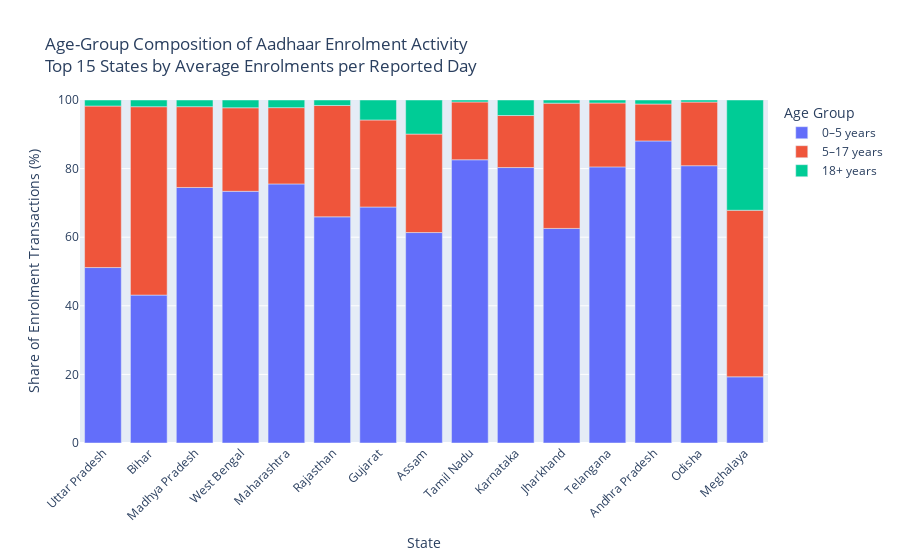

Source (notebook cell):
### Code cell
import plotly.express as px

fig_age_state = px.bar(
    age_long,
    x='state',
    y='Share (%)',
    color='Age Group',
    title=(
        "Age-Group Composition of Aadhaar Enrolment Activity<br>"
        "Top 15 States by Average Enrolments per Reported Day"
    ),
    labels={
        'state': 'State',
        'Share (%)': 'Share of Enrolment Transactions (%)'
    }
)

fig_age_state.update_layout(
    xaxis_tickangle=-45,
    yaxis=dict(range=[0, 100]),
    legend_title='Age Group',
    transition_duration=600
)

fig_age_state.show()

### Figure 1 — Plotly figure (JSON) as saved in the notebook; plotly's stock layout.template omitted (floating-point values rounded to 4 significant figures)
{"data": [{"hovertemplate": "Age Group=0–5 years<br>State=%{x}<br>Share of Enrolment Transactions (%)=%{y}<extra></extra>", "legendgroup": "0–5 years", "marker": {"color": "#636efa", "pattern": {"shape": ""}}, "name": "0–5 years", "orientation": "v", "showlegend": true, "textposition": "auto", "type": "bar", "x": ["Uttar Pradesh", "Bihar", "Madhya Pradesh", "West Bengal", "Maharashtra", "Rajasthan", "Gujarat", "Assam", "Tamil Nadu", "Karnataka", "Jharkhand", "Telangana", "Andhra Pradesh", "Odisha", "Meghalaya"], "xaxis": "x", "y": [51.15, 43.12, 74.5, 73.38, 75.53, 65.94, 68.8, 61.35, 82.57, 80.3, 62.56, 80.5, 88.06, 80.85, 19.29], "yaxis": "y"}, {"hovertemplate": "Age Group=5–17 years<br>State=%{x}<br>Share of Enrolment Transactions (%)=%{y}<extra></extra>", "legendgroup": "5–17 years", "marker": {"color": "#EF553B", "pattern": {"shape": ""}}, "name": "5–17 years", "orientation": "v", "showlegend": true, "textposition": "auto", "type": "bar", "x": ["Uttar Pradesh", "Bihar", "Madhya Pradesh", "West Bengal", "Maharashtra", "Rajasthan", "Gujarat", "Assam", "Tamil Nadu", "Karnataka", "Jharkhand", "Telangana", "Andhra Pradesh", "Odisha", "Meghalaya"], "xaxis": "x", "y": [47.09, 54.92, 23.56, 24.35, 22.25, 32.46, 25.37, 28.71, 16.86, 15.17, 36.52, 18.62, 10.77, 18.55, 48.56], "yaxis": "y"}, {"hovertemplate": "Age Group=18+ years<br>State=%{x}<br>Share of Enrolment Transactions (%)=%{y}<extra></extra>", "legendgroup": "18+ years", "marker": {"color": "#00cc96", "pattern": {"shape": ""}}, "name": "18+ years", "orientation": "v", "showlegend": true, "textposition": "auto", "type": "bar", "x": ["Uttar Pradesh", "Bihar", "Madhya Pradesh", "West Bengal", "Maharashtra", "Rajasthan", "Gujarat", "Assam", "Tamil Nadu", "Karnataka", "Jharkhand", "Telangana", "Andhra Pradesh", "Odisha", "Meghalaya"], "xaxis": "x", "y": [1.757, 1.953, 1.943, 2.267, 2.224, 1.594, 5.823, 9.938, 0.5657, 4.529, 0.9198, 0.8748, 1.171, 0.6009, 32.15], "yaxis": "y"}], "layout": {"barmode": "relative", "legend": {"title": {"text": "Age Group"}, "tracegroupgap": 0}, "title": {"text": "Age-Group Composition of Aadhaar Enrolment Activity<br>Top 15 States by Average Enrolments per Reported Day"}, "transition": {"duration": 600}, "xaxis": {"anchor": "y", "domain": [0, 1], "tickangle": -45, "title": {"text": "State"}}, "yaxis": {"anchor": "x", "domain": [0, 1], "range": [0, 100], "title": {"text": "Share of Enrolment Transactions (%)"}}}}
